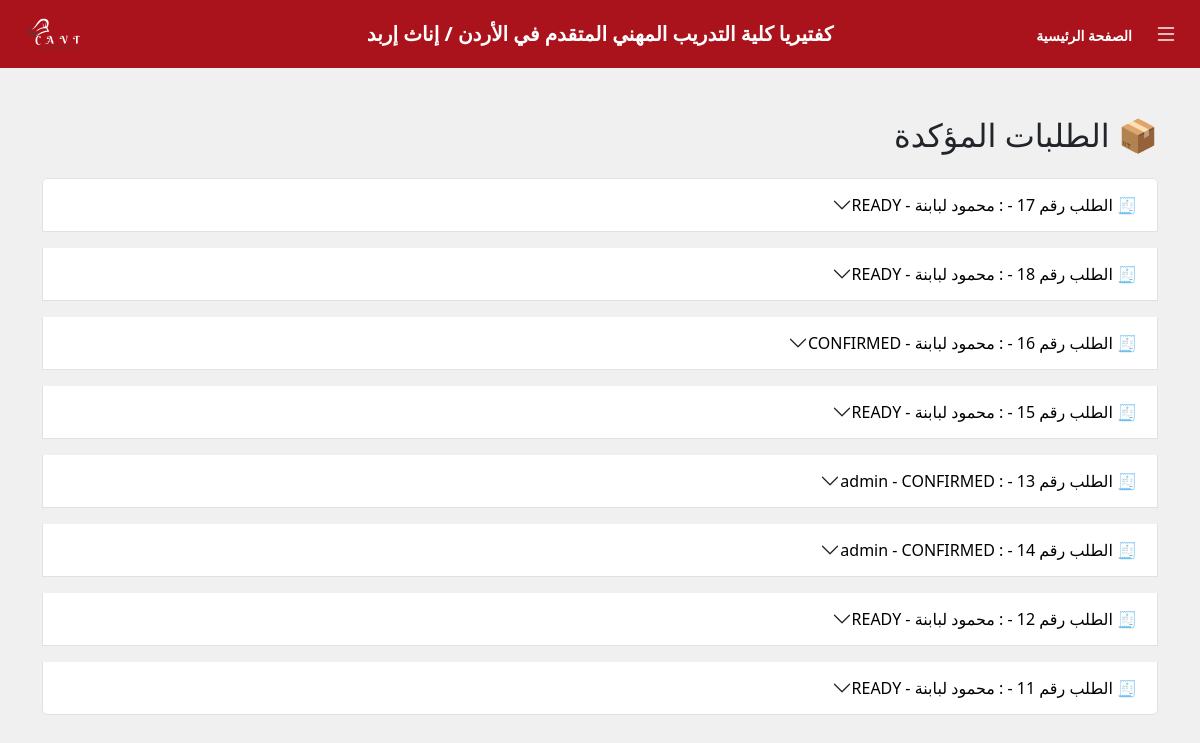
The page /kitchen (signed in) on the database as committed earlier.
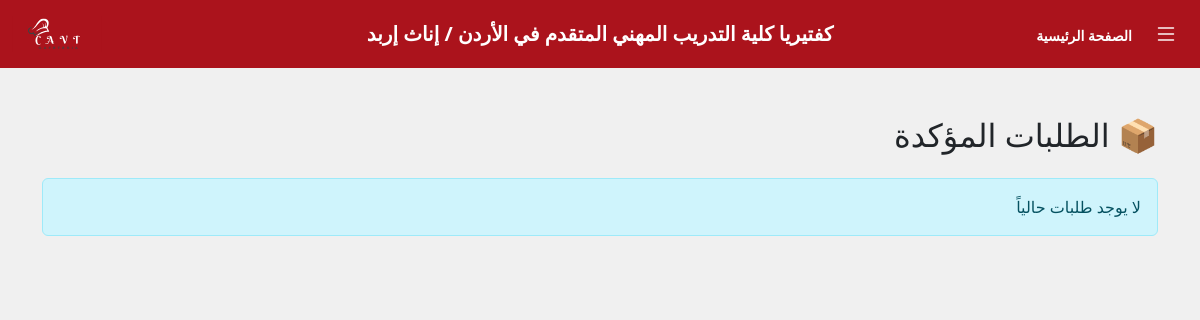
The same page on the database as committed later.
### tables this page shows
CREATE TABLE "orders" (
	"id"	INTEGER,
	"user_id"	INTEGER NOT NULL,
	"order_time"	DATETIME NOT NULL DEFAULT CURRENT_TIMESTAMP,
	"status"	TEXT NOT NULL DEFAULT 'pending',
	PRIMARY KEY("id" AUTOINCREMENT),
	FOREIGN KEY("user_id") REFERENCES "User"("id") ON DELETE CASCADE
);

CREATE TABLE "User" (
	"id"	INTEGER,
	"name"	TEXT NOT NULL,
	"specialty"	TEXT NOT NULL CHECK("specialty" IN ('مهارات إنتاج المخبوزات والحلويات والمعجنات', 'صانع حلويات شرقية', 'صانع حلويات غربية', 'صانع معجنات', 'حلاق شعر نسائي / كوافيرة أو كوافير', 'مساعد حلاق نسائي', 'مدير', 'مساعد تجميل', 'مختص مكياج', 'منسق إداري طبي', 'حاضنة أطفال', 'خياط ملابس نسائية', 'مشغل / آلة درزة صناعية', 'مدخل بيانات', 'مطور التطبيقات المتقدمة', 'تكنولوجيا إدارة النظم والشبكات', 'صيانة أنظمة ومعدات تقنية المعلومات', 'تكنولوجيا الرسم الهندسي وتطبيقاته')),
	"password"	TEXT NOT NULL,
	"phone_number"	TEXT NOT NULL CHECK(length("phone_number") = 10),
	"role_id"	INTEGER NOT NULL DEFAULT 3,
	PRIMARY KEY("id" AUTOINCREMENT),
	FOREIGN KEY("role_id") REFERENCES "Role"("id") ON DELETE CASCADE
);

### temp.py (the view)
@app.route('/kitchen')
@login_required
def kitchen():
    if session.get('role_id') != 1:
        return redirect(url_for('login'))
    conn = get_db_connection()
    orders = conn.execute('''
        SELECT o.id, o.order_time, o.status, u.name , u.phone_number
        FROM orders o
        JOIN User u ON o.user_id = u.id
        WHERE o.status IN ("confirmed", "ready")
        ORDER BY o.order_time DESC
    ''').fetchall()
    order_data = []
    for order in orders:
        items = conn.execute('''
            SELECT od.quantity, od.base_price, od.extra_price, od.details_json, m.name
            FROM order_details od
            JOIN MenuItem m ON od.item_id = m.id
            WHERE od.order_id = ?
        ''', (order['id'],)).fetchall()
        items_list = []
        total = 0
        for item in items:
            details = {}
            if item['details_json']:
                try:
                    details = json.loads(item['details_json'])
                except Exception:
                    details = {}
            item_total = (item['base_price'] + item['extra_price']) * item['quantity']
            total += item_total
            items_list.append({
                'name': item['name'],
                'quantity': item['quantity'],
                'base_price': item['base_price'],
                'extra_price': item['extra_price'],
                'fixed_ingredients': details.get('fixed_ingredients', []),
                'custom_options': details.get('custom_options', []),
                'notes': details.get('notes', ''),
                'item_total': item_total
            })
        order_data.append({
            'id': order['id'],
            'order_time': order['order_time'],
            'status': order['status'],
            'name': order['name'],
            'phone_number': order['phone_number'],
            'items_count': len(items_list),
            'order_items': items_list,
            'total': round(total, 2)
        })
    conn.close()
    return render_template('kitchen.html', orders=order_data)

### database.py (called while the page is built)
def get_db_connection():
    conn = sqlite3.connect("college_users.db")
    conn.row_factory = sqlite3.Row  # بترجع النتائج كـ dict
    return conn

### temp.py (called while the page is built)
def login_required(f):
    @wraps(f)
    def decorated_function(*args, **kwargs):
        if 'user_id' not in session:
            flash('يجب تسجيل الدخول أولاً')
            return redirect(url_for('login'))
        return f(*args, **kwargs)
    return decorated_function

### templates/kitchen.html (shortened to what this page needs)
{% extends 'navbar.html' %}
{% block body %}
<div class="container mt-5">
    <h2 class="mb-4">📦 الطلبات المؤكدة</h2>
    {% if orders %}
    <div id="orders_container">
       <div class="accordion" id="ordersAccordion">
  {% for order in orders %}
  <div class="accordion-item mb-3">
    <h2 class="accordion-header" id="heading{{ order.id }}">
      <button class="accordion-button collapsed color-AB131C-hover" type="button" data-bs-toggle="collapse"
        data-bs-target="#collapse{{ order.id }}" aria-expanded="false" aria-controls="collapse{{ order.id }}">
        🧾 الطلب رقم {{ order.id }} - : {{ order.name }} - {{ order.status | upper }}
      </button>
    </h2>
  </div>
  {% endfor %}
</div>
        </div>
    {% else %}
        <div class="alert alert-info">لا يوجد طلبات حالياً</div>
    {% endif %}
</div>
{% endblock %}

### templates/navbar.html (shortened to what this page needs)
<!DOCTYPE html>
<html lang="ar" dir="rtl">
<head>
  <link href="https://cdn.jsdelivr.net/npm/bootstrap@5.3.3/dist/css/bootstrap.min.css" rel="stylesheet">
  <link href="https://cdn.jsdelivr.net/npm/bootstrap-icons@1.10.5/font/bootstrap-icons.css" rel="stylesheet">
  <link rel="stylesheet" href="{{ url_for('static', filename='style.css') }}">
</head>
<body class="background-color-f0f0f0">
<header class="background-color-AB131C text-white fs-5 fw-bold py-2">
  <div class="container-fluid">
    <div class="row align-items-center justify-content-between">
      <div class="col-md-3 d-flex justify-content-start align-items-center px-3">
        <div class="dropdown mb-2 mb-md-0">
          <button class="dropdown-toggle bg-transparent border-0 text-white fs-4" type="button" data-bs-toggle="dropdown" aria-expanded="false">
            <i class="bi bi-list menu-icon"></i>
          </button>
        </div>
        <div class="text-center text-md-start me-2">
          {% if session.get('user_id') and (session.get('role_id') == 1) %}
            <a href="/admin" class="text-white text-decoration-none me-2 hide-on-mobile" style="font-size: 14px;">الصفحة الرئيسية</a>
          {% endif %}
        </div>
      </div>
      <div class="col-md-6 py-2 text-center hide-on-mobile">
        كفتيريا كلية التدريب المهني المتقدم في الأردن / إناث إربد
      </div>
      <div class="col-md-3 d-flex justify-content-end align-items-center py-2">
        <img src="{{ url_for('static', filename='image/1.svg') }}" alt="شعار" style="max-width: 90px;" class="img-fluid bigger-logo">
      </div>
    </div>
  </div>
</header>
  <main>
    {% block body %}
    {% endblock %}
  </main>
</body>
</html>

### static/style.css (style rules this page uses)
body { font-family: "Segoe UI", Tahoma, Geneva, Verdana, sans-serif; user-select: none; }
.background-color-f0f0f0 { background-color: #f0f0f0 !important; }
.background-color-AB131C { background-color: #AB131C !important; }
.dropdown-toggle::after { content: none; }

Rows that differ between the two databases and show on the page:
removed orders: name "محمود لبابنة", status "READY"
removed orders: name "محمود لبابنة", status "READY"
removed orders: name "محمود لبابنة", status "CONFIRMED"
removed orders: name "محمود لبابنة", status "READY"
removed orders: name "admin", status "CONFIRMED"
removed orders: name "admin", status "CONFIRMED"
removed orders: name "محمود لبابنة", status "READY"
removed orders: name "محمود لبابنة", status "READY"
Other text that changed with them:
text now shown: "لا يوجد طلبات حالياً"
